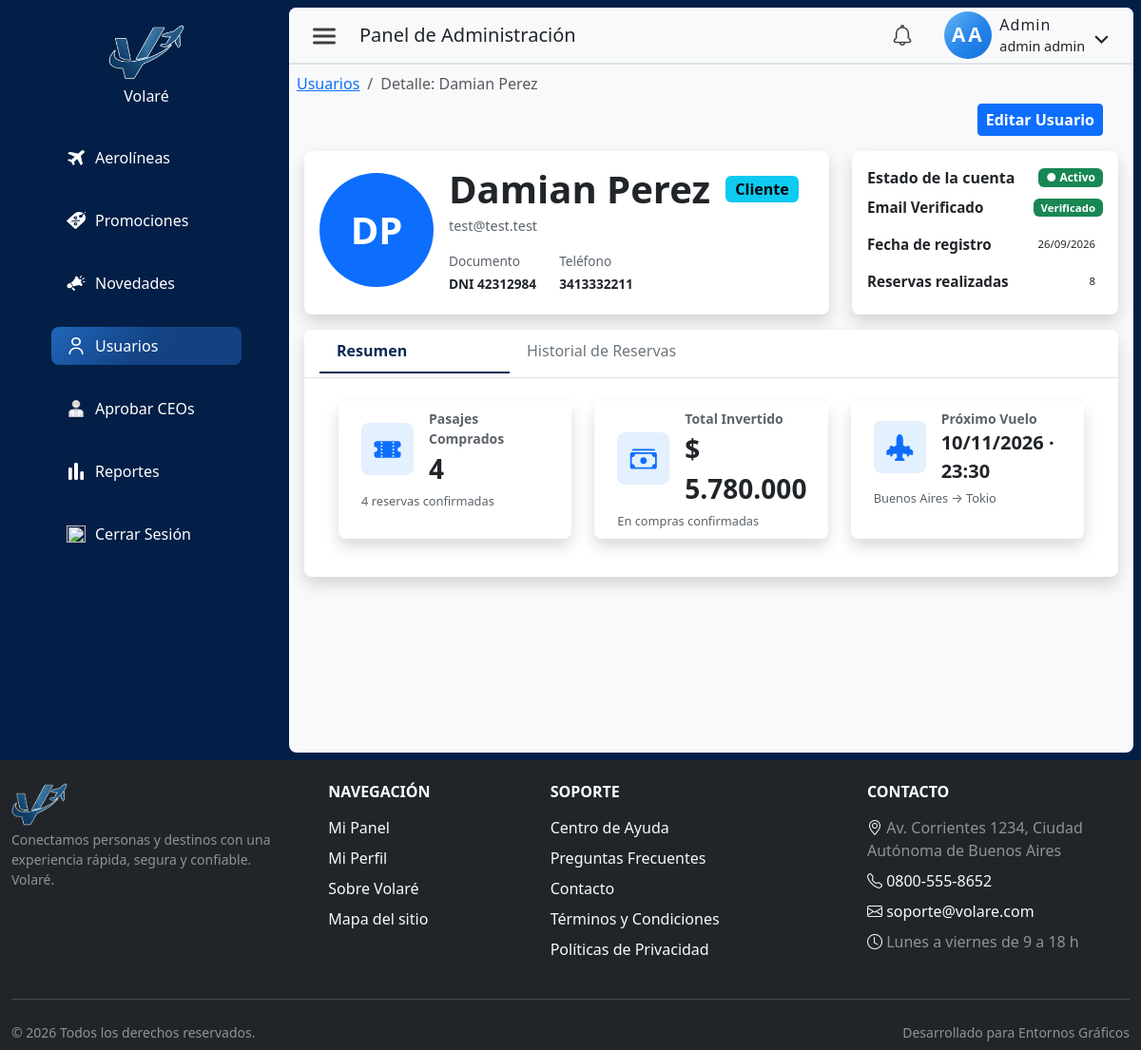
Page /index.php?pagina=usuario&seccion=detalle&id=15 (signed in) on the committed database.
### tables this page shows
CREATE TABLE `usuario` (
  `idUsuario` int NOT NULL AUTO_INCREMENT,
  `nombre` varchar(50) NOT NULL,
  `apellido` varchar(50) NOT NULL,
  `tipoDocumento` enum('DNI','pasaporte','lc','le') NOT NULL,
  `nroDocumento` varchar(50) NOT NULL,
  `contrasena` varchar(255) NOT NULL,
  `email` varchar(255) NOT NULL,
  `telefono` varchar(45) NOT NULL,
  `fechaNacimiento` date NOT NULL,
  `rol` enum('cliente','ceo','admin') NOT NULL DEFAULT 'cliente',
  `activo` tinyint NOT NULL DEFAULT '0',
  `emailVerificado` tinyint NOT NULL DEFAULT '0',
  `fecha_hora_autorizacion` datetime DEFAULT NULL,
  `tokenVerificacion` varchar(64) DEFAULT NULL,
  `idAerolinea` int DEFAULT NULL,
  `fechaCreacion` datetime NOT NULL DEFAULT CURRENT_TIMESTAMP,
  `notificacion_vista` tinyint(1) DEFAULT '0',
  PRIMARY KEY (`idUsuario`),
  UNIQUE KEY `uk_documento` (`tipoDocumento`,`nroDocumento`),
  UNIQUE KEY `email_UNIQUE` (`email`),
  UNIQUE KEY `idUsuario_UNIQUE` (`idUsuario`),
  UNIQUE KEY `nroDocumento_UNIQUE` (`nroDocumento`),
  KEY `fk_usuario_1_idx` (`idAerolinea`),
  CONSTRAINT `fk_usuario_1` FOREIGN KEY (`idAerolinea`) REFERENCES `aerolinea` (`idAerolinea`)
);

CREATE TABLE `vuelo` (
  `idVuelo` int NOT NULL AUTO_INCREMENT,
  `idAerolinea` int NOT NULL,
  `origenVuelo` varchar(245) NOT NULL,
  `codigoOrigen` varchar(3) DEFAULT NULL,
  `destinoVuelo` varchar(245) NOT NULL,
  `codigoDestino` varchar(3) DEFAULT NULL,
  `fechaHoraSalidaVuelo` datetime NOT NULL,
  `fechaHoraLlegadaVuelo` datetime NOT NULL,
  `asientosTotales` int NOT NULL DEFAULT '0',
  `asientosDisponibles` int NOT NULL DEFAULT '0',
  `precioVuelo` decimal(10,2) NOT NULL,
  `fechaCreacion` datetime NOT NULL DEFAULT CURRENT_TIMESTAMP,
  PRIMARY KEY (`idVuelo`),
  KEY `fk_vuelo_1_idx` (`idAerolinea`),
  CONSTRAINT `fk_vuelo_1` FOREIGN KEY (`idAerolinea`) REFERENCES `aerolinea` (`idAerolinea`)
);

### src/views/admin/usuarioDetalle.php (the view, shortened to what the rows shown need)
<?php
require_once __DIR__ . '/../../controllers/UsuarioController.php';
require_once __DIR__ . '/../../controllers/ReservaController.php';
$ctrl        = new UsuarioController($link);
$reservaCtrl = new ReservaController($link);
$id = (int)($_GET['id'] ?? 0);
$u = $ctrl->obtenerUsuarioPorId($id);
$tabActiva = $_GET['tab'] ?? 'resumen';
$todasReservas = $reservaCtrl->listarMisReservas($id);
$reservasConfirmadas = array_values(array_filter(
    $todasReservas,
    static fn(array $r): bool => ($r['estadoReserva'] ?? '') === 'confirmada'
));
$pasajesComprados = 0;
$totalInvertido   = 0.0;
foreach ($reservasConfirmadas as $r) {
    $pasajesComprados += (int)($r['cantPasajeros'] ?? 0);
    $totalInvertido   += (float)($r['precioTotal'] ?? 0);
}
$ahora = time();
$proximosVuelos = array_values(array_filter(
    $todasReservas,
    static function (array $r) use ($ahora): bool {
        if (($r['estadoReserva'] ?? '') === 'cancelada') {
            return false;
        }
        $salida = strtotime((string)($r['fechaHoraSalidaVuelo'] ?? ''));
        return $salida !== false && $salida >= $ahora;
    }
));
usort($proximosVuelos, static function (array $a, array $b): int {
    return strtotime((string)$a['fechaHoraSalidaVuelo']) <=> strtotime((string)$b['fechaHoraSalidaVuelo']);
});
$proximoVuelo = $proximosVuelos[0] ?? null;
$totalReservas = count($todasReservas);
$fmtMoneda = static function ($valor): string {
    return '$ ' . number_format((float)$valor, 0, ',', '.');
};
$fmtFecha = static function (?string $fecha, string $formato = 'd/m/Y H:i'): string {
    if ($fecha === null || $fecha === '') {
        return '—';
    }
    $timestamp = strtotime($fecha);
    return $timestamp !== false ? date($formato, $timestamp) : '—';
};
$nombreCiudad = static function (?string $texto): string {
    $texto = trim((string)$texto);
    if ($texto === '') {
        return '—';
    }
    return trim((string)preg_replace('/\s*\([A-Z]{3}\)\s*$/', '', $texto));
};
?>
<div>
    <nav class="breadcrumbCont" aria-label="breadcrumb">
        <ol class="breadcrumb">
            <li class="breadcrumb-item"><a href="<?= url('index.php?pagina=usuario&seccion=listado') ?>">Usuarios</a></li>
            <li class="breadcrumb-item active">Detalle: <?= htmlspecialchars($u['nombre'] . ' ' . $u['apellido']) ?></li>
        </ol>
    </nav>
    <div class="d-flex justify-content-end align-items-center gap-2 my-2">
        <a href="<?= url('index.php?pagina=usuario&seccion=editar&id=' . $u['idUsuario']) ?>" class="btn btn-primary btn-sm me-4 fw-semibold fs-6 text-decoration-none text-capitalize">Editar Usuario</a>
    </div>
    <div class="contForm col-12 d-flex flex-column p-2 gap-3">
        <div class="p-0 m-0 d-flex flex-column flex-md-row justify-content-between gap-4">
            <div class="bg-white shadow rounded-3 p-3 mainInfoAerolinea flex-grow-1">
                <div class="d-flex justify-content-between align-items-start flex-wrap gap-3">
                    <div class="d-flex flex-column flex-sm-row gap-3 align-items-center">
                        <div class="rounded-circle bg-primary d-flex align-items-center justify-content-center flex-shrink-0" style="width:120px;height:120px;">
                            <span class="text-white fw-bold text-uppercase fs-1">
                                <?= htmlspecialchars(substr($u['nombre'], 0, 1) . substr($u['apellido'], 0, 1)) ?>
                            </span>
                        </div>
                        <div class="d-flex flex-column flex-grow-1 justify-content-between">
                            <div class="d-flex align-items-center gap-3 flex-wrap">
                                <h1 class="fw-bold m-0"><?= htmlspecialchars($u['nombre'] . ' ' . $u['apellido']) ?></h1>
                                <span class="badge text-bg-info text-capitalize fs-6"><?= htmlspecialchars($u['rol']) ?></span>
                            </div>
                            <p class="text-muted m-0 mt-1" style="font-size:0.9rem;">
                                <?= htmlspecialchars($u['email']) ?>
                            </p>
                            <div class="d-flex flex-wrap gap-4 mt-3" style="font-size:0.85rem;">
                                <span class="d-flex flex-column gap-1">
                                    <span class="text-muted">Documento</span>
                                    <strong><?= htmlspecialchars($u['tipoDocumento'] . ' ' . $u['nroDocumento']) ?></strong>
                                </span>
                                <span class="d-flex flex-column gap-1">
                                    <span class="text-muted">Teléfono</span>
                                    <strong><?= htmlspecialchars($u['telefono'] ?? '—') ?></strong>
                                </span>
                            </div>
                        </div>
                    </div>
                </div>
            </div>
            <div class="d-flex flex-column p-3 rounded-3 bg-white shadow subInfoAero" style="min-width: 280px;">
                <p class="d-flex flex-row align-items-center justify-content-between fw-semibold m-0 mb-2">
                    Estado de la cuenta
                    <span class="badge p-1 px-2 text-bg-<?= $u['activo'] ? 'success' : 'secondary' ?>">
                        <?= $u['activo'] ? '● Activo' : '● Inactivo' ?>
                    </span>
                </p>
                <div class="d-flex flex-column justify-content-evenly gap-2 h-100">
                    <p class="d-flex flex-row align-items-center justify-content-between fw-semibold m-0 mb-2" style="font-size:0.95rem;">
                        Email Verificado
                        <span class="badge p-1 px-2 text-bg-<?= $u['emailVerificado'] ? 'success' : 'warning' ?>">
                            <?= $u['emailVerificado'] ? 'Verificado' : 'Pendiente' ?>
                        </span>
                    </p>
                    <p class="d-flex flex-row align-items-center justify-content-between fw-semibold m-0 mb-2" style="font-size:0.95rem;">
                        Fecha de registro
                        <span class="badge p-1 px-2 text-dark fw-normal">
                            <?= date('d/m/Y', strtotime($u['fechaCreacion'])) ?>
                        </span>
                    </p>
                    <p class="d-flex flex-row align-items-center justify-content-between fw-semibold m-0 mb-2" style="font-size:0.95rem;">
                        Reservas realizadas
                        <span class="badge p-1 px-2 text-dark fw-normal">
                            <?= number_format($totalReservas, 0, ',', '.') ?>
                        </span>
                    </p>
                </div>
            </div>
        </div>
        <div class="bg-white shadow rounded-3">
            <ul class="nav nav-tabs px-3 d-flex align-items-center justify-content-center justify-content-md-start" id="detalleTab">
                <li class="nav-item">
                    <button class="nav-link <?= $tabActiva === 'resumen' ? 'active' : '' ?>"
                            data-bs-toggle="tab" data-bs-target="#tab-resumen" data-tab="resumen">
                        Resumen
                    </button>
                </li>
                <li class="nav-item">
                    <button class="nav-link <?= $tabActiva === 'reservas' ? 'active' : '' ?>"
                            data-bs-toggle="tab" data-bs-target="#tab-reservas" data-tab="reservas">
                        Historial de Reservas
                    </button>
                </li>
            </ul>
            <div class="tab-content p-4">
                <div class="tab-pane fade <?= $tabActiva === 'resumen' ? 'show active' : '' ?>" id="tab-resumen">
                    <div class="d-flex flex-column flex-md-row justify-content-md-between row p-0 m-0 gap-3 gap-md-0 mb-3">
                        <div class="col-md-4">
                            <div class="bg-white shadow rounded-3 py-2 px-4 overflow-hidden h-100">
                                <div class="d-flex flex-row align-items-center justify-content-start gap-3">
                                    <div class="rounded-3 d-flex align-items-center justify-content-center flex-shrink-0" style="width:55px;height:55px;background-color:#E3F0FE;">
                                        <i class="bi bi-ticket-perforated-fill text-primary fs-3"></i>
                                    </div>
                                    <div class="d-flex flex-column justify-content-center p-0 m-0">
                                        <p class="fw-semibold m-0 p-0 text-muted" style="font-size:14px;">Pasajes Comprados</p>
                                        <p class="fs-3 fw-bold text-dark m-0 p-0"><?= number_format($pasajesComprados, 0, ',', '.') ?></p>
                                    </div>
                                </div>
                                <p class="text-muted m-0 mt-1" style="font-size:0.8rem;">
                                    <?= count($reservasConfirmadas) ?> reserva<?= count($reservasConfirmadas) === 1 ? '' : 's' ?> confirmada<?= count($reservasConfirmadas) === 1 ? '' : 's' ?>
                                </p>
                            </div>
                        </div>
                        <div class="col-md-4">
                            <div class="bg-white shadow rounded-3 py-2 px-4 overflow-hidden h-100">
                                <div class="d-flex flex-row align-items-center justify-content-start gap-3">
                                    <div class="rounded-3 d-flex align-items-center justify-content-center flex-shrink-0" style="width:55px;height:55px;background-color:#E3F0FE;">
                                        <i class="bi bi-cash-stack text-primary fs-3"></i>
                                    </div>
                                    <div class="d-flex flex-column justify-content-center p-0 m-0">
                                        <p class="fw-semibold m-0 p-0 text-muted" style="font-size:14px;">Total Invertido</p>
                                        <p class="fs-3 fw-bold text-dark m-0 p-0"><?= $fmtMoneda($totalInvertido) ?></p>
                                    </div>
                                </div>
                                <p class="text-muted m-0 mt-1" style="font-size:0.8rem;">En compras confirmadas</p>
                            </div>
                        </div>
                        <div class="col-md-4">
                            <div class="bg-white shadow rounded-3 py-2 px-4 overflow-hidden h-100">
                                <div class="d-flex flex-row align-items-center justify-content-start gap-3">
                                    <div class="rounded-3 d-flex align-items-center justify-content-center flex-shrink-0" style="width:55px;height:55px;background-color:#E3F0FE;">
                                        <i class="bi bi-airplane-engines-fill text-primary fs-3"></i>
                                    </div>
                                    <div class="d-flex flex-column justify-content-center p-0 m-0">
                                        <p class="fw-semibold m-0 p-0 text-muted" style="font-size:14px;">Próximo Vuelo</p>
                                        <p class="fs-5 fw-bold text-dark m-0 p-0">
                                            <?= $proximoVuelo
                                                ? $fmtFecha($proximoVuelo['fechaHoraSalidaVuelo'], 'd/m/Y') . ' · ' . $fmtFecha($proximoVuelo['fechaHoraSalidaVuelo'], 'H:i')
                                                : '—' ?>
                                        </p>
                                    </div>
                                </div>
                                <p class="text-muted m-0 mt-1" style="font-size:0.8rem;">
                                    <?= $proximoVuelo
                                        ? htmlspecialchars($nombreCiudad($proximoVuelo['origenVuelo']) . ' → ' . $nombreCiudad($proximoVuelo['destinoVuelo']))
                                        : 'Sin vuelos próximos' ?>
                                </p>
                            </div>
                        </div>
                    </div>
                </div>
            </div>
        </div>
    </div>
</div>

### rows in the picture
usuario: nombre+apellido "Damian Perez", nombre+apellido "DP", rol "Cliente", email "test@test.test", tipoDocumento+nroDocumento "DNI 42312984", telefono "3413332211", fechaCreacion "26/09/2026"
vuelo: fechaHoraSalidaVuelo "10/11/2026", fechaHoraSalidaVuelo "23:30", origenVuelo+destinoVuelo "Buenos Aires → Tokio"

### other values in the picture
$navLink['label'] "Aerolíneas"
$navLink['label'] "Promociones"
$navLink['label'] "Novedades"
$navLink['label'] "Usuarios"
$navLink['label'] "Aprobar CEOs"
$navLink['label'] "Reportes"
$rol "Admin"
$usuario['nombre'] "admin"
$usuario['apellido'] "admin"
$totalReservas "8"
$pasajesComprados "4"
count($reservasConfirmadas) "4"
$fmtMoneda($totalInvertido) "$ 5.780.000"
